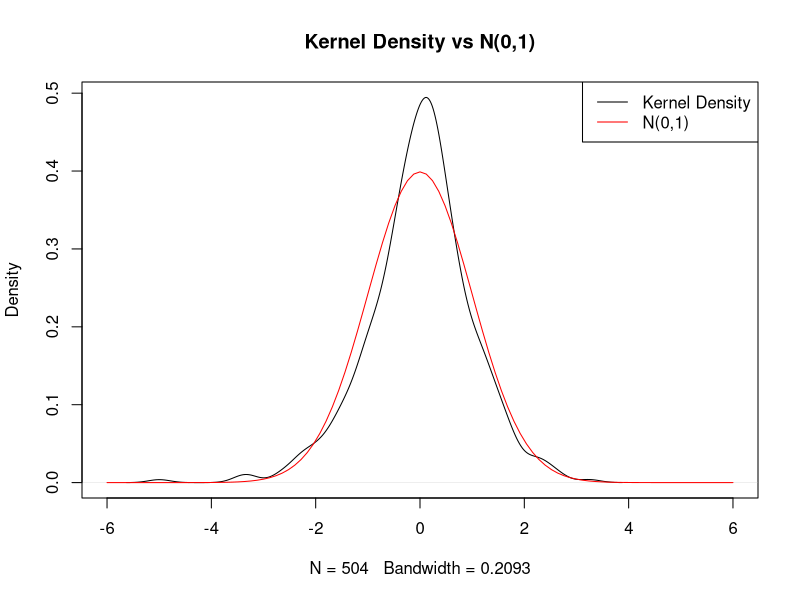

Write the R code that produced this figure.
library(sandwich) 

Data <- read.csv("Equity_Premium.csv")
Matrix <- as.matrix(Data)
Y <- Matrix[, 2, drop = FALSE]
X1 <- matrix(1, nrow = nrow(Y), ncol = 1)
X_dfy <- Matrix[, 3, drop = FALSE]
X_infl <- Matrix[, 4, drop = FALSE]
X_svar <- Matrix[, 5, drop = FALSE]
X_tms <- Matrix[, 6, drop = FALSE]
X_tbl <- Matrix[, 7, drop = FALSE]
X_dfr <- Matrix[, 8, drop = FALSE]
X_db <- Matrix[, 9, drop = FALSE]
X_ltr <- Matrix[, 10, drop = FALSE]
X <- cbind(X1, X_dfy, X_infl, X_svar, X_tms, X_tbl, X_dfr, X_db, X_ltr)

UpdateName <- function(coef){
  new_names <- names(coef)
  new_names[1] <- "constant"  
  new_names <- sub("^Xx_", "x_", new_names) 
  new_names <- sub("^X", "", new_names) 
  names(coef) <- new_names
  
  return(coef)
}

# ------------------------ Problem 1 ------------------------

model <- lm(Y ~ X-1)
beta <- model$coefficients
print(UpdateName(beta))

s <- summary(model)$sigma

S_beta <- s * sqrt(diag(solve(t(X) %*% X))) 
print(UpdateName(S_beta))

Vw <- vcovHC(model, type = "HC")
SW_beta <- sqrt(diag(Vw))
print(UpdateName(SW_beta))

# ------------------------ Problem 2 ------------------------

betaJ <- summary(model)$coefficients[, "Estimate"]
sBetaJ <- summary(model)$coefficients[, "Std. Error"]
t_statistic <- abs(betaJ / sBetaJ)

df <- length(model$residuals) - length(t_statistic) # Degrees of freedom
alpha_1 <- qt(1 - 0.01 / 2, df)  # Two-tailed test, alpha = 1%
alpha_5 <- qt(1 - 0.05 / 2, df)  # Two-tailed test, alpha = 5%
alpha_10 <- qt(1 - 0.10 / 2, df)  # Two-tailed test, alpha = 10%


result_df <- data.frame(
  t_statistic = t_statistic,                             
  alpha_1_significant = t_statistic > alpha_1,           # Significance under alpha = 1%
  alpha_5_significant = t_statistic > alpha_5,           # Significance under alpha = 5%
  alpha_10_significant = t_statistic > alpha_10          # Significance under alpha = 10%
)

print(result_df)

# ------------------------ Problem 3 ------------------------

# 3 - (a)

variance_hat <- sum(resid(model)^2) / length(resid(model))
std_hat <- sqrt(variance_hat)
sk_hat <- sum((resid(model) / std_hat)^3) / length(resid(model))
kr_hat <- sum((resid(model) / std_hat)^4) / length(resid(model))

JB <- length(resid(model)) * ((sk_hat^2 / 6) + ((kr_hat - 3)^2 / 24))
print(JB)

chi_1 <- qchisq(1 - 0.01, 2)  # alpha = 1%
chi_5 <- qchisq(1 - 0.05, 2)  # alpha = 5%
chi_10 <- qchisq(1 - 0.10, 2)  # alpha = 10%

print(paste("Significant at 1% level:", JB > chi_1))
print(paste("Significant at 5% level:", JB > chi_5))
print(paste("Significant at 10% level:", JB > chi_10))

# 3 - (b)

standardized_residuals <- resid(model) / std_hat
density_res <- density(standardized_residuals)

plot(density_res, main = "Kernel Density vs N(0,1)", xlim = c(-6, 6))

curve(dnorm(x), col = "red", add = TRUE)

legend("topright", legend = c("Kernel Density", "N(0,1)"), col = c("black", "red"), lty = 1)
